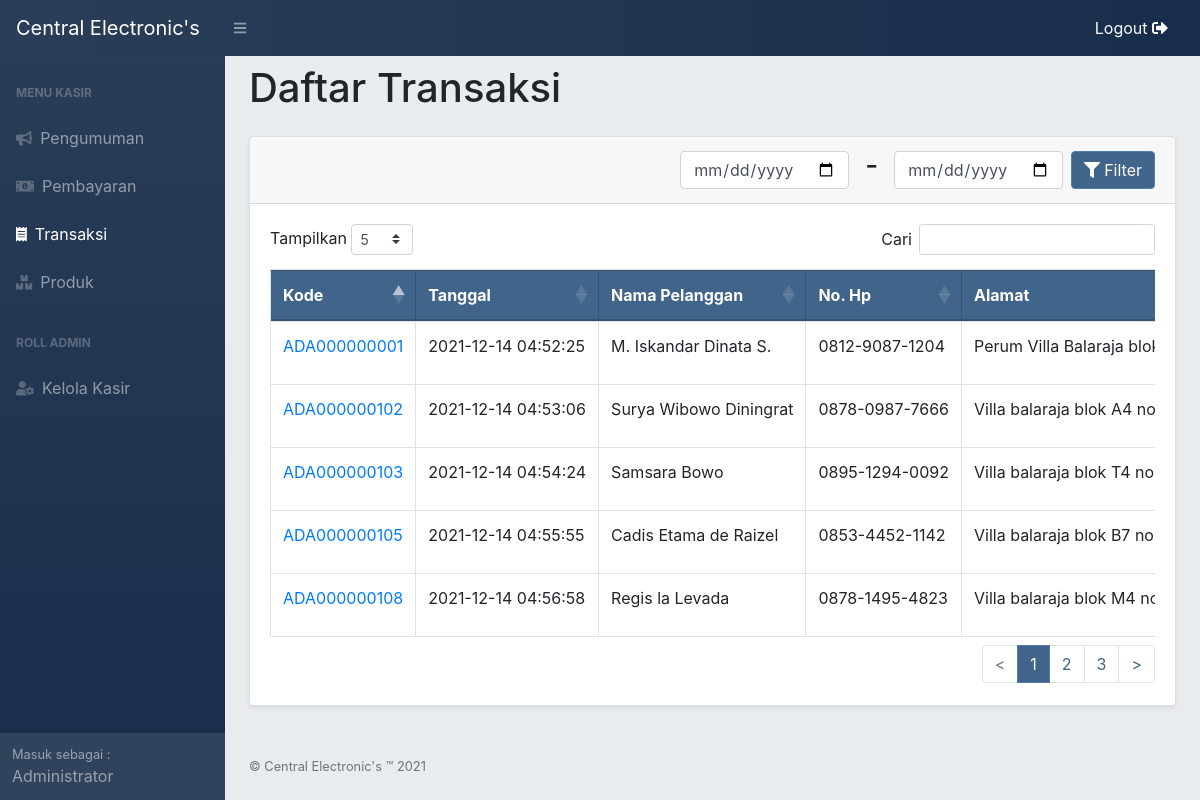
The page /CE_Kasir/pemesanan.php (signed in) on the database its author committed.
### tables this page shows
CREATE TABLE `pemesanan` (
  `id_pemesanan` varchar(15) NOT NULL,
  `tgl_pemesanan` timestamp NOT NULL DEFAULT current_timestamp(),
  `nama_pelanggan` varchar(35) NOT NULL,
  `alamat` text DEFAULT NULL,
  `total_harga` int(11) NOT NULL,
  `total_dibayar` int(11) DEFAULT NULL,
  `kembalian` int(11) DEFAULT NULL,
  `kasir` varchar(35) NOT NULL,
  `hp` varchar(20) NOT NULL,
  `diskon` int(11) DEFAULT NULL,
  `kode_diskon` varchar(15) DEFAULT NULL
);

### CE_Kasir/functions.php (called while the page is built, shortened)
<?php
require_once "config.php";
function baca_detail_trx($id="") {
		global $con;
		$hasil = array();
	 	if ($id != "") $sql = "SELECT * FROM detail_pemesanan dp, pemesanan psn WHERE dp.id_pemesanan=psn.id_pemesanan AND dp.id_pemesanan = :id";
		else $sql = "SELECT * FROM detail_pemesanan dp, pemesanan psn WHERE dp.id_pemesanan=psn.id_pemesanan";
		try {
            $stmt = $con->prepare($sql);
            if ($id != "") $stmt->bindValue(':id', $id, PDO::PARAM_STR);
            if ($stmt->execute()) {
                $stmt->setFetchMode(PDO::FETCH_ASSOC);
        		$rs = $stmt->fetchAll();
    			if ($rs != null) {
    			$i = 0;
    			foreach ($rs as $val) {
    				$hasil[$i]['idPemesanan'] = $val['id_pemesanan'];
    				$hasil[$i]['totalHarga'] = $val['total_harga'];
    				$hasil[$i]['totalDibayar'] = $val['total_dibayar'];
    				$hasil[$i]['kembalian'] = $val['kembalian'];
    				$hasil[$i]['diskon'] = $val['diskon'];
    				$hasil[$i]['kode_diskon'] = $val['kode_diskon'];
    				$hasil[$i]['qty'] = $val['kuantitas'];
    				$hasil[$i]['total'] = $val['total'];
    				$hasil[$i]['idProduk'] = $val['id_produk'];
    				$hasil[$i]['namaProduk'] = $val['nama_produk'];
    				$hasil[$i]['deskripsi'] = $val['deskripsi'];
					$hasil[$i]['harga'] = $val['harga'];
					$i++;
    				}
    			}
        	}
        } catch(Exception $e) {
			echo 'Error select_data : '.$e->getMessage();
		}
		return $hasil;
	}
function baca_trx($id="") {
		global $con;
		$hasil = array();
	 	if ($id != "") $sql = "SELECT * FROM pemesanan WHERE id_pemesanan = :id";
		else $sql = "SELECT * FROM pemesanan";
		try {
            $stmt = $con->prepare($sql);
            if ($stmt->execute()) {
                $stmt->setFetchMode(PDO::FETCH_ASSOC);
        		$rs = $stmt->fetchAll();
    			if ($rs != null) {
    			$i = 0;
    			foreach ($rs as $val) {
    				$hasil[$i]['idPemesanan'] = $val['id_pemesanan'];
    				$hasil[$i]['tglPemesanan'] = $val['tgl_pemesanan'];
    				$hasil[$i]['namaPelanggan'] = $val['nama_pelanggan'];
					$hasil[$i]['alamat'] = $val['alamat'];
					$hasil[$i]['totalHarga'] = $val['total_harga'];
					$hasil[$i]['totalDibayar'] = $val['total_dibayar'];
					$hasil[$i]['kembalian'] = $val['kembalian'];
					$hasil[$i]['kasir'] = $val['kasir'];
					$hasil[$i]['hp'] = $val['hp'];
					$i++;
    				}
    			}
        	}
        } catch(Exception $e) {
			echo 'Error select_data : '.$e->getMessage();
		}
		return $hasil;
	}
?>

### CE_Kasir/pemesanan.php (the view, shortened to what this page needs)
<?php
require_once "functions.php";
?>
<!DOCTYPE html>
<html lang="en">
    <head>
        <link href="css/styles.css" rel="stylesheet" />
        <link href="https://cdn.datatables.net/1.10.20/css/dataTables.bootstrap4.min.css" rel="stylesheet" />
    </head>
    <body class="sb-nav-fixed bg-main">
        <nav class="sb-topnav navbar navbar-expand navbar-dark bg-baru">
            <a class="navbar-brand" href="index.php">Central Electronic's</a>
            <button class="btn btn-link btn-sm order-1 order-lg-0" id="sidebarToggle" href="#"><i class="fas fa-bars"></i></button>
            <a class="text-light d-none d-md-inline-block ml-auto mr-0 mr-md-3 my-2 my-md-0" href="logout.php">Logout <i class="fas fa-sign-out-alt"></i></a>
        </nav>
        <div id="layoutSidenav">
            <div id="layoutSidenav_nav">
                <nav class="sb-sidenav accordion sb-sidenav-baru" id="sidenavAccordion">
                    <div class="sb-sidenav-menu">
                        <div class="nav">
                            <div class="sb-sidenav-menu-heading">Menu Kasir</div>
                            <a class="nav-link " href="index.php">
                                <div class="sb-nav-link-icon"><i class="fas fa-bullhorn"></i></div>
                                Pengumuman
                            </a>
                            <a class="nav-link" href="pembayaran.php">
                                <div class="sb-nav-link-icon"><i class="fas fa-money-bill-alt"></i></div>
                                Pembayaran
                            </a>
                            <a class="nav-link active" href="pemesanan.php">
                                <div class="sb-nav-link-icon"><i class="fas fa-receipt"></i></div>
                                Transaksi
                            </a>
                            <a class="nav-link" href="stok.php">
                                <div class="sb-nav-link-icon"><i class="fas fa-boxes"></i></div>
                                Produk
                            </a>
                            <?php if ($_SESSION['roll'] == 'admin') { ?>
                            <div class="sb-sidenav-menu-heading">Roll Admin</div>
                            <a class="nav-link" href="kasir.php">
                                <div class="sb-nav-link-icon"><i class="fas fa-user-cog"></i></div>
                                Kelola Kasir
                            </a>
                        <?php } ?>
                        </div>
                    </div>
                    <div class="sb-sidenav-footer">
                        <div class="small">Masuk sebagai :</div>
                        <?php echo $_SESSION['nama']; ?>
                    </div>
                </nav>
            </div>
            <div id="layoutSidenav_content">
                <main>
                    <div class="container-fluid">
                        <h1 class="mt-2 mb-4">Daftar Transaksi</h1>
                        <?php
                        if (isset($_POST['filter_tgl'])) {
                            $tgl_mulai = $_POST['tgl_mulai'];
                            $tgl_selesai = $_POST['tgl_selesai'];
                            if($tgl_mulai != null || $tgl_selesai != null) {
                                $baca = baca_filter($tgl_mulai,$tgl_selesai);
                            } else {
                                $baca = baca_trx();
                            }
                        } else {
                            $baca = baca_trx();
                        }?>
                        <div class="card mb-4 shadow-sm">
                            <div class="card-header">
                                <div class="row">
                                    <div class="col-md">
                                        <div class="float-right">
                                        <form method="post" class="form-inline">
                                            <input type="date" name="tgl_mulai" class="form-control mr-3">
                                            <h3>-</h3>
                                            <input type="date" name="tgl_selesai" class="form-control ml-3">
                                            <button type="submit" name="filter_tgl" class="btn btn-baru ml-2"><i class="fas fa-filter mr-1" title="Filter Tanggal"></i>Filter</button>
                                        </form>
                                        </div>
                                    </div>
                                </div>
                            </div>
                            <div class="card-body">
                                <div class="table-responsive">
                                    <table class="table table-bordered" id="datatrx" width="100%" cellspacing="0">
                                        <thead class="thead-dark">
                                            <tr>
                                                <th>Kode</th>
                                                <th>Tanggal</th>
                                                <th nowrap>Nama Pelanggan</th>
                                                <th>No. Hp</th>
                                                <th>Alamat</th>
                                            </tr>
                                        </thead>
                                        <tbody>
                                            <?php
                                                foreach ($baca as $key => $val) {
                                                $baca_dtl = baca_detail_trx($val['idPemesanan']);
                                             ?>
                                            <tr>
                                                <td><a href="detail_pemesanan.php?idtrx=<?= $val['idPemesanan'];?>"><?= $val['idPemesanan'] ?></a></td>
                                                <td nowrap><?= $val['tglPemesanan'] ?></td>
                                                <td nowrap><?= $val['namaPelanggan'] ?></td>
                                                <td nowrap><?= $val['hp'] ?></td>
                                                <td nowrap><?= $val['alamat'] ?></td>
                                            </tr>
                                            <?php $i++;
                                            };
                                             ?>
                                        </tbody>
                                    </table>
                                </div>
                            </div>
                        </div>
                    </div>
                </main>
                <footer class="py-4 mt-auto">
                    <div class="container-fluid">
                        <div class="d-flex align-items-center justify-content-between small">
                            <div class="text-muted">&copy; Central Electronic's &trade; 2021</div>
                        </div>
                    </div>
                </footer>
            </div>
        </div>
    </body>
</html>

### rows shown on the page
pemesanan: idPemesanan "ADA000000001", tglPemesanan "2021-12-14 04:52:25", namaPelanggan "M. Iskandar Dinata S.", hp "0812-9087-1204", alamat "Perum Villa Balaraja…"
pemesanan: idPemesanan "ADA000000102", tglPemesanan "2021-12-14 04:53:06", namaPelanggan "Surya Wibowo Diningrat", hp "0878-0987-7666", alamat "Villa balaraja blok A4…"
pemesanan: idPemesanan "ADA000000103", tglPemesanan "2021-12-14 04:54:24", namaPelanggan "Samsara Bowo", hp "0895-1294-0092", alamat "Villa balaraja blok T4…"
pemesanan: idPemesanan "ADA000000105", tglPemesanan "2021-12-14 04:55:55", namaPelanggan "Cadis Etama de Raizel", hp "0853-4452-1142", alamat "Villa balaraja blok B7…"
pemesanan: idPemesanan "ADA000000108", tglPemesanan "2021-12-14 04:56:58", namaPelanggan "Regis la Levada", hp "0878-1495-4823", alamat "Villa balaraja blok M4…"

### other values the page prints
$_SESSION['nama'] "Administrator"
